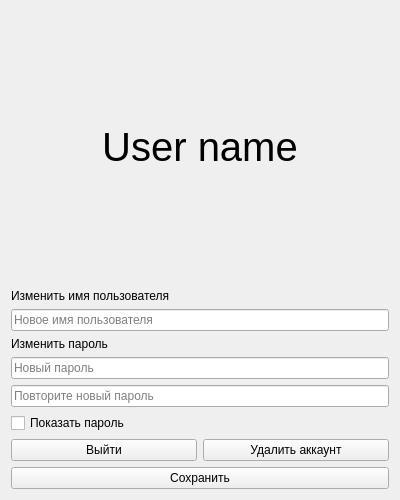
<?xml version="1.0" encoding="UTF-8"?>
<ui version="4.0">
 <class>AccountDialog</class>
 <widget class="QDialog" name="AccountDialog">
  <property name="geometry">
   <rect>
    <x>0</x>
    <y>0</y>
    <width>400</width>
    <height>500</height>
   </rect>
  </property>
  <property name="minimumSize">
   <size>
    <width>400</width>
    <height>500</height>
   </size>
  </property>
  <property name="maximumSize">
   <size>
    <width>400</width>
    <height>500</height>
   </size>
  </property>
  <property name="windowTitle">
   <string>Account</string>
  </property>
  <layout class="QVBoxLayout" name="verticalLayout">
   <item>
    <spacer name="topSpacer">
     <property name="orientation">
      <enum>Qt::Vertical</enum>
     </property>
     <property name="sizeHint" stdset="0">
      <size>
       <width>20</width>
       <height>40</height>
      </size>
     </property>
    </spacer>
   </item>
   <item>
    <widget class="QLabel" name="usernameLabel">
     <property name="font">
      <font>
       <pointsize>30</pointsize>
      </font>
     </property>
     <property name="text">
      <string>User name</string>
     </property>
     <property name="alignment">
      <set>Qt::AlignCenter</set>
     </property>
     <property name="wordWrap">
      <bool>true</bool>
     </property>
    </widget>
   </item>
   <item>
    <spacer name="bottomSpacer">
     <property name="orientation">
      <enum>Qt::Vertical</enum>
     </property>
     <property name="sizeHint" stdset="0">
      <size>
       <width>20</width>
       <height>40</height>
      </size>
     </property>
    </spacer>
   </item>
   <item>
    <widget class="QLabel" name="eidtUsernameLabel">
     <property name="text">
      <string>Изменить имя пользователя</string>
     </property>
    </widget>
   </item>
   <item>
    <widget class="QLineEdit" name="usernameField">
     <property name="placeholderText">
      <string>Новое имя пользователя</string>
     </property>
    </widget>
   </item>
   <item>
    <widget class="QLabel" name="editPassowrdLabel">
     <property name="text">
      <string>Изменить пароль</string>
     </property>
    </widget>
   </item>
   <item>
    <widget class="QLineEdit" name="passwordField">
     <property name="echoMode">
      <enum>QLineEdit::Password</enum>
     </property>
     <property name="placeholderText">
      <string>Новый пароль</string>
     </property>
    </widget>
   </item>
   <item>
    <widget class="QLineEdit" name="repeatPasswordField">
     <property name="echoMode">
      <enum>QLineEdit::Password</enum>
     </property>
     <property name="placeholderText">
      <string>Повторите новый пароль</string>
     </property>
    </widget>
   </item>
   <item>
    <widget class="QCheckBox" name="showPasswordCheckBox">
     <property name="text">
      <string>Показать пароль</string>
     </property>
    </widget>
   </item>
   <item>
    <layout class="QHBoxLayout" name="buttonsLayout1">
     <item>
      <widget class="QPushButton" name="logoutButton">
       <property name="text">
        <string>Выйти</string>
       </property>
       <property name="icon">
        <iconset resource="../../src.qrc">
         <normaloff>:/src/src/logout.png</normaloff>:/src/src/logout.png</iconset>
       </property>
       <property name="autoDefault">
        <bool>false</bool>
       </property>
      </widget>
     </item>
     <item>
      <widget class="QPushButton" name="deleteButton">
       <property name="sizePolicy">
        <sizepolicy hsizetype="Minimum" vsizetype="Fixed">
         <horstretch>0</horstretch>
         <verstretch>0</verstretch>
        </sizepolicy>
       </property>
       <property name="text">
        <string>Удалить аккаунт</string>
       </property>
       <property name="icon">
        <iconset resource="../../src.qrc">
         <normaloff>:/src/src/delete.png</normaloff>:/src/src/delete.png</iconset>
       </property>
       <property name="autoDefault">
        <bool>false</bool>
       </property>
      </widget>
     </item>
    </layout>
   </item>
   <item>
    <widget class="QPushButton" name="saveButton">
     <property name="text">
      <string>Сохранить</string>
     </property>
     <property name="icon">
      <iconset resource="../../src.qrc">
       <normaloff>:/src/src/save.png</normaloff>:/src/src/save.png</iconset>
     </property>
     <property name="autoDefault">
      <bool>false</bool>
     </property>
    </widget>
   </item>
  </layout>
 </widget>
 <resources>
  <include location="../../src.qrc"/>
 </resources>
 <connections>
  <connection>
   <sender>passwordField</sender>
   <signal>returnPressed()</signal>
   <receiver>repeatPasswordField</receiver>
   <slot>setFocus()</slot>
   <hints>
    <hint type="sourcelabel">
     <x>145</x>
     <y>301</y>
    </hint>
    <hint type="destinationlabel">
     <x>103</x>
     <y>358</y>
    </hint>
   </hints>
  </connection>
 </connections>
</ui>
